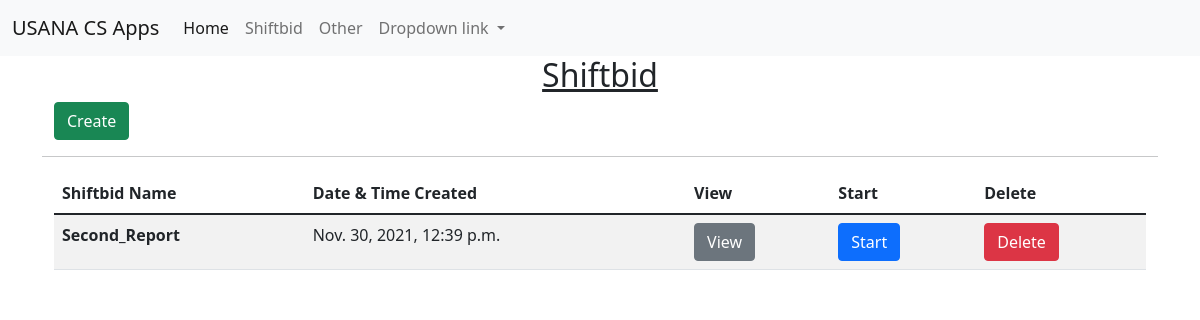
Page /shiftbid/ on the earlier database version.
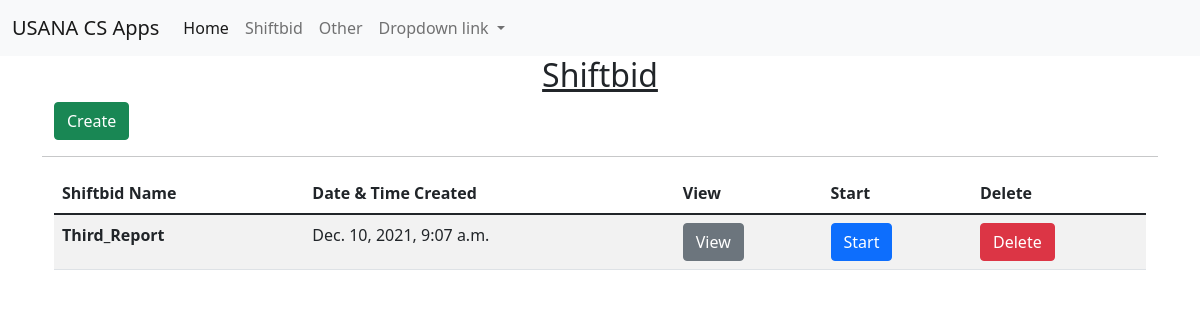
Same page on the later database version.
### shiftbid/models.py (models this page shows, shortened)
class Shiftbid(models.Model):
    report_name = models.CharField(
        max_length=250, verbose_name='Report Name', blank=False)
    datetime_created = models.DateTimeField(auto_now_add=True)

### shiftbid/views.py (the view)
# urls.py: path('', ShiftbidListView.as_view(), name='shiftbid_home'),
class ShiftbidListView(ListView):
    model = Shiftbid
    template_name = 'shiftbid/shiftbid_index.html'

### templates/shiftbid/shiftbid_index.html (shortened to what this page needs)
{% extends '_base.html' %}
{% load static %}
{% block content %}
<h2 class="text-center"><u>Shiftbid</u></h2>
<div class="container">
    <a href="{% url 'shiftbid_create' %}" class="btn btn-success">Create</a>
</div>
<hr>
<div class="container">
    <table class="table table-striped">
        <thead>
            <tr>
                <th scope="col">Shiftbid Name</th>
                <th scope="col">Date & Time Created</th>
                <th scope="col">View</th>
                <th scope="col">Start</th>
                <th scope="col">Delete</th>
            </tr>
        </thead>
        <tbody>
            {% for shiftbid in object_list %}
            <tr>
                <th scope="row">{{shiftbid.report_name}}</th>
                <td>{{shiftbid.datetime_created}}</td>
                <td><a href="{% url 'shiftbid_list' shiftbid.pk %}" class="btn btn-secondary">View</a></td>
                <td>
                    <form action="{% url 'shiftbid_start' shiftbid.pk %}" method="post">
                        <button type="submit" class="btn btn-primary">Start</button>
                    </form>
                </td>
                <td><a href="{% url 'shiftbid_delete' shiftbid.pk %}" class="btn btn-danger">Delete</a></td>
            </tr>
            {% endfor %}
        </tbody>
    </table>
</div>
{% endblock content %}

### templates/_base.html (shortened to what this page needs)
{% load static %}
<!DOCTYPE html>
<html lang="en">
<head>
    <link href="{% static 'css/bootstrap.min.css' %}" rel="stylesheet">
</head>
<body>
    <nav class="navbar navbar-expand-lg navbar-light bg-light">
        <div class="container-fluid">
            <a class="navbar-brand" href="#">USANA CS Apps</a>
            <div class="collapse navbar-collapse" id="navbarNavDropdown">
                <ul class="navbar-nav">
                    <li class="nav-item">
                        <a class="nav-link active" aria-current="page" href="#">Home</a>
                    </li>
                    <li class="nav-item">
                        <a class="nav-link" href="{% url 'shiftbid_home' %}">Shiftbid</a>
                    </li>
                    <li class="nav-item">
                        <a class="nav-link" href="#">Other</a>
                    </li>
                    <li class="nav-item dropdown">
                        <a class="nav-link dropdown-toggle" href="#" id="navbarDropdownMenuLink" role="button"
                            data-bs-toggle="dropdown" aria-expanded="false">
                            Dropdown link
                        </a>
                    </li>
                </ul>
            </div>
        </div>
    </nav>
    <div class="container">
        {% block content %}
        {% endblock content %}
    </div>
</body>
</html>

Differences in the rows shown:
removed Shiftbid: report_name "Second_Report", datetime_created "Nov. 30, 2021, 12:39 p.m."
added Shiftbid: report_name "Third_Report", datetime_created "Dec. 10, 2021, 9:07 a.m."
